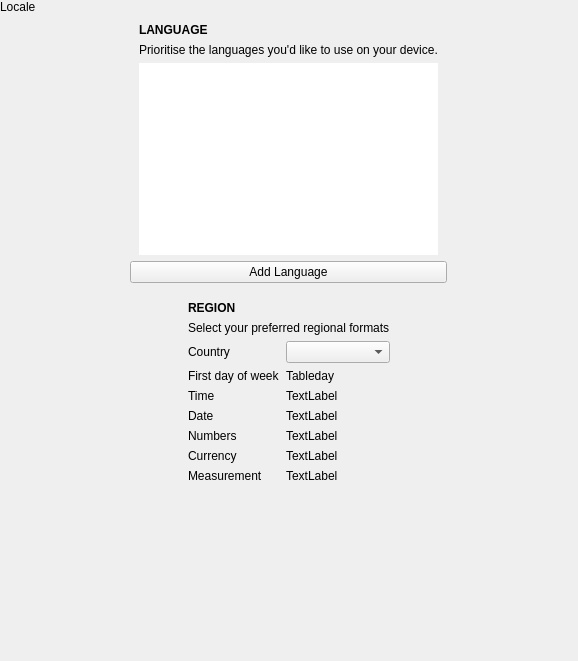
<?xml version="1.0" encoding="UTF-8"?>
<ui version="4.0">
 <class>LocaleSettingsPane</class>
 <widget class="QWidget" name="LocaleSettingsPane">
  <property name="geometry">
   <rect>
    <x>0</x>
    <y>0</y>
    <width>578</width>
    <height>661</height>
   </rect>
  </property>
  <property name="windowTitle">
   <string notr="true">Form</string>
  </property>
  <layout class="QVBoxLayout" name="verticalLayout_2">
   <property name="spacing">
    <number>0</number>
   </property>
   <property name="leftMargin">
    <number>0</number>
   </property>
   <property name="topMargin">
    <number>0</number>
   </property>
   <property name="rightMargin">
    <number>0</number>
   </property>
   <property name="bottomMargin">
    <number>0</number>
   </property>
   <item>
    <widget class="tTitleLabel" name="titleLabel">
     <property name="text">
      <string>Locale</string>
     </property>
    </widget>
   </item>
   <item>
    <widget class="QScrollArea" name="scrollArea">
     <property name="frameShape">
      <enum>QFrame::NoFrame</enum>
     </property>
     <property name="widgetResizable">
      <bool>true</bool>
     </property>
     <widget class="QWidget" name="scrollAreaWidgetContents">
      <property name="geometry">
       <rect>
        <x>0</x>
        <y>0</y>
        <width>578</width>
        <height>644</height>
       </rect>
      </property>
      <layout class="QVBoxLayout" name="verticalLayout">
       <property name="spacing">
        <number>0</number>
       </property>
       <property name="leftMargin">
        <number>0</number>
       </property>
       <property name="topMargin">
        <number>0</number>
       </property>
       <property name="rightMargin">
        <number>0</number>
       </property>
       <property name="bottomMargin">
        <number>0</number>
       </property>
       <item alignment="Qt::AlignHCenter">
        <widget class="QWidget" name="languageWidget" native="true">
         <property name="m3SettingsGroup" stdset="0"><bool>true</bool></property>
         <layout class="QVBoxLayout" name="verticalLayout_3">
          <property name="leftMargin">
           <number>0</number>
          </property>
          <property name="topMargin">
           <number>0</number>
          </property>
          <property name="rightMargin">
           <number>0</number>
          </property>
          <property name="bottomMargin">
           <number>9</number>
          </property>
          <item>
           <layout class="QVBoxLayout" name="verticalLayout_4">
            <property name="leftMargin">
             <number>9</number>
            </property>
            <property name="topMargin">
             <number>9</number>
            </property>
            <property name="rightMargin">
             <number>9</number>
            </property>
            <item>
             <widget class="QLabel" name="label">
              <property name="font">
               <font>
                <weight>75</weight>
                <bold>true</bold>
               </font>
              </property>
              <property name="text">
               <string>LANGUAGE</string>
              </property>
             </widget>
            </item>
            <item>
             <widget class="QLabel" name="label_3">
              <property name="text">
               <string>Prioritise the languages you'd like to use on your device.</string>
              </property>
             </widget>
            </item>
            <item>
             <widget class="QListWidget" name="languagesList">
              <property name="contextMenuPolicy">
               <enum>Qt::CustomContextMenu</enum>
              </property>
              <property name="frameShape">
               <enum>QFrame::NoFrame</enum>
              </property>
             </widget>
            </item>
           </layout>
          </item>
          <item>
           <widget class="QPushButton" name="addLanguageButton">
            <property name="text">
             <string>Add Language</string>
            </property>
            <property name="icon">
             <iconset theme="list-add">
              <normaloff>.</normaloff>.</iconset>
            </property>
           </widget>
          </item>
         </layout>
        </widget>
       </item>
       <item alignment="Qt::AlignHCenter">
        <widget class="QWidget" name="regionWidget" native="true">
         <property name="m3SettingsGroup" stdset="0"><bool>true</bool></property>
         <layout class="QGridLayout" name="gridLayout_2">
          <item row="7" column="1">
           <widget class="QLabel" name="currencyLabel">
            <property name="text">
             <string notr="true">TextLabel</string>
            </property>
           </widget>
          </item>
          <item row="3" column="1">
           <widget class="QLabel" name="dayOfWeekLabel">
            <property name="text">
             <string notr="true">Tableday</string>
            </property>
           </widget>
          </item>
          <item row="6" column="0">
           <widget class="QLabel" name="label_8">
            <property name="text">
             <string>Numbers</string>
            </property>
           </widget>
          </item>
          <item row="1" column="0" colspan="2">
           <widget class="QLabel" name="label_4">
            <property name="text">
             <string>Select your preferred regional formats</string>
            </property>
           </widget>
          </item>
          <item row="2" column="1">
           <widget class="QComboBox" name="countryBox">
            <property name="sizePolicy">
             <sizepolicy hsizetype="Expanding" vsizetype="Fixed">
              <horstretch>0</horstretch>
              <verstretch>0</verstretch>
             </sizepolicy>
            </property>
           </widget>
          </item>
          <item row="0" column="0" colspan="2">
           <widget class="QLabel" name="label_2">
            <property name="font">
             <font>
              <weight>75</weight>
              <bold>true</bold>
             </font>
            </property>
            <property name="text">
             <string>REGION</string>
            </property>
           </widget>
          </item>
          <item row="4" column="1">
           <widget class="QLabel" name="timeLabel">
            <property name="text">
             <string notr="true">TextLabel</string>
            </property>
           </widget>
          </item>
          <item row="4" column="0">
           <widget class="QLabel" name="label_7">
            <property name="text">
             <string>Time</string>
            </property>
           </widget>
          </item>
          <item row="3" column="0">
           <widget class="QLabel" name="label_6">
            <property name="text">
             <string>First day of week</string>
            </property>
           </widget>
          </item>
          <item row="6" column="1">
           <widget class="QLabel" name="numbersLabel">
            <property name="text">
             <string notr="true">TextLabel</string>
            </property>
           </widget>
          </item>
          <item row="8" column="0">
           <widget class="QLabel" name="label_11">
            <property name="text">
             <string>Measurement</string>
            </property>
           </widget>
          </item>
          <item row="8" column="1">
           <widget class="QLabel" name="measurementLabel">
            <property name="text">
             <string notr="true">TextLabel</string>
            </property>
           </widget>
          </item>
          <item row="5" column="0">
           <widget class="QLabel" name="label_9">
            <property name="text">
             <string>Date</string>
            </property>
           </widget>
          </item>
          <item row="2" column="0">
           <widget class="QLabel" name="label_5">
            <property name="text">
             <string>Country</string>
            </property>
           </widget>
          </item>
          <item row="5" column="1">
           <widget class="QLabel" name="dateLabel">
            <property name="text">
             <string notr="true">TextLabel</string>
            </property>
           </widget>
          </item>
          <item row="7" column="0">
           <widget class="QLabel" name="label_10">
            <property name="text">
             <string>Currency</string>
            </property>
           </widget>
          </item>
         </layout>
        </widget>
       </item>
       <item>
        <spacer name="verticalSpacer">
         <property name="orientation">
          <enum>Qt::Vertical</enum>
         </property>
         <property name="sizeHint" stdset="0">
          <size>
           <width>20</width>
           <height>40</height>
          </size>
         </property>
        </spacer>
       </item>
      </layout>
     </widget>
    </widget>
   </item>
  </layout>
 </widget>
 <customwidgets>
  <customwidget>
   <class>tTitleLabel</class>
   <extends>QLabel</extends>
   <header location="global">ttitlelabel.h</header>
   <slots>
    <signal>backButtonClicked()</signal>
   </slots>
  </customwidget>
 </customwidgets>
 <resources/>
 <connections/>
</ui>
